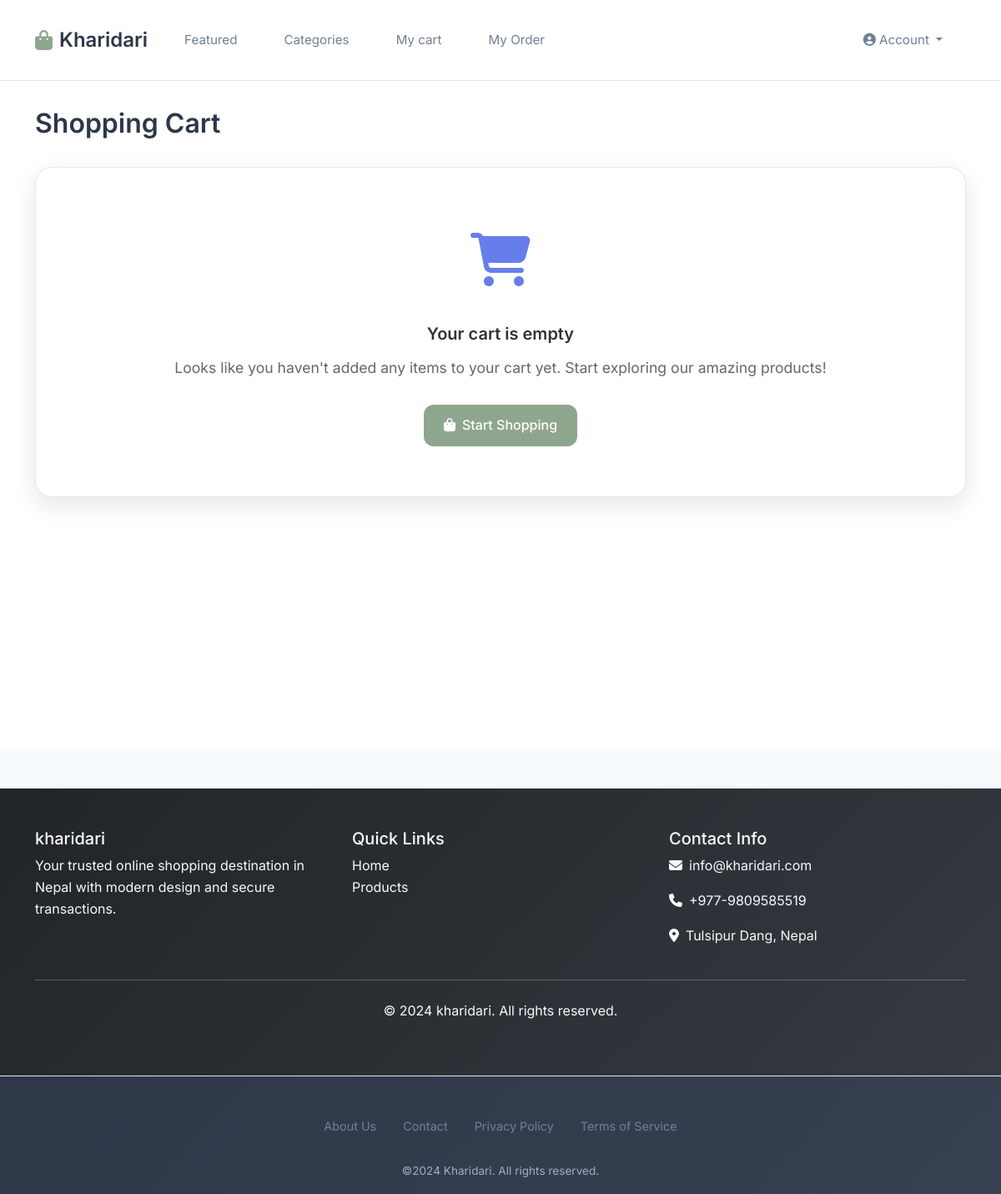
Before: /cart/ (signed in) with the older database file.
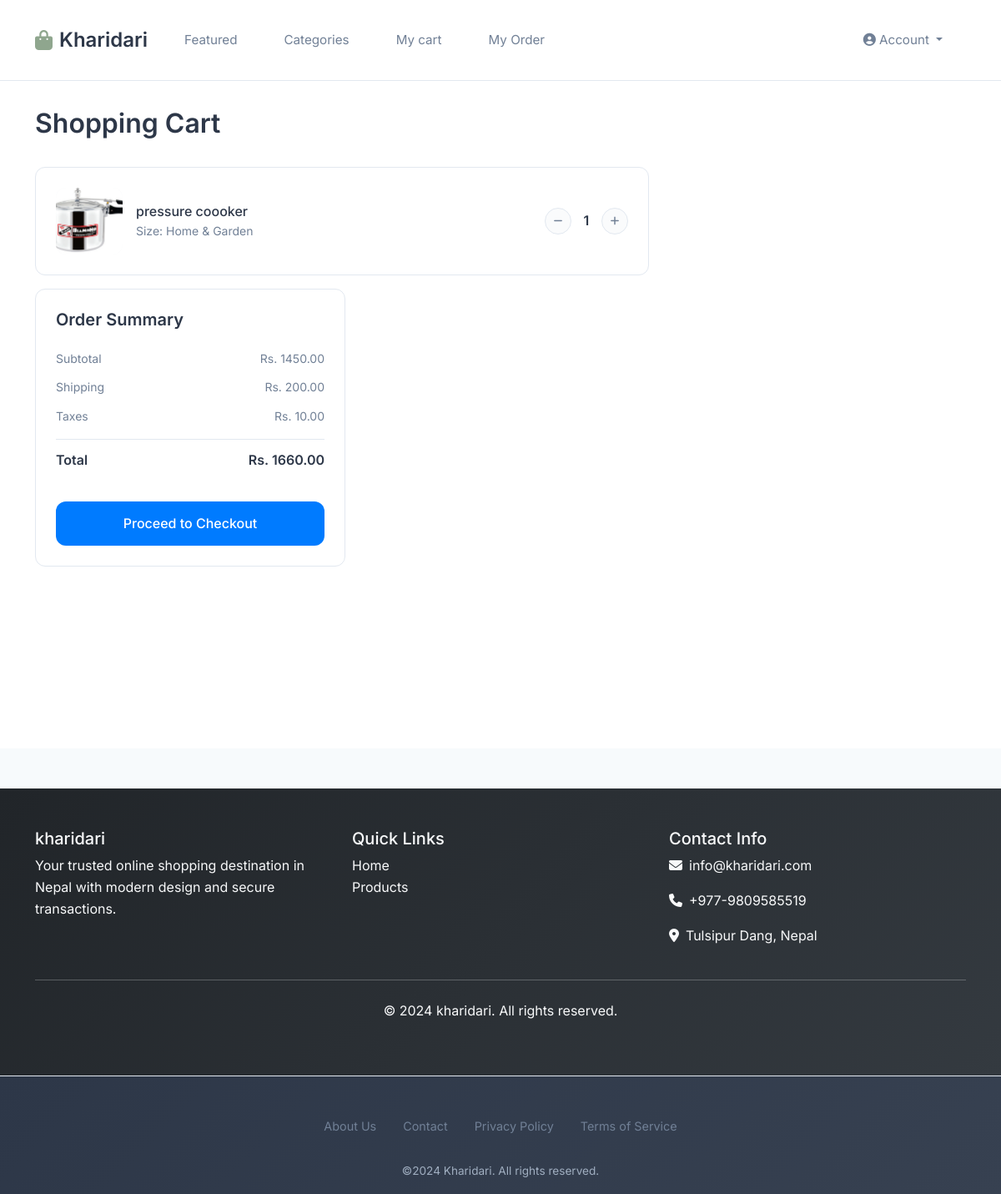
After: the same page with the newer database file.
### ecommerce/models.py (models this page shows, shortened)
class CartItem(models.Model):
    cart = models.ForeignKey(Cart, on_delete=models.CASCADE, related_name='items')
    product = models.ForeignKey(Product, on_delete=models.CASCADE)
    quantity = models.PositiveIntegerField(default=1)
    created_at = models.DateTimeField(auto_now_add=True)
    updated_at = models.DateTimeField(auto_now=True)
    class Meta:
        unique_together = ('cart', 'product')
    def get_total_price(self):
        return self.quantity * self.product.get_price

class Product(models.Model):
    name = models.CharField(max_length=200)
    slug = models.SlugField(max_length=200, unique=True)
    description = models.TextField()
    price = models.DecimalField(max_digits=10, decimal_places=2)
    discount_price = models.DecimalField(max_digits=10, decimal_places=2, blank=True, null=True)
    category = models.ForeignKey(Category, on_delete=models.CASCADE, related_name='products')
    image = models.ImageField(upload_to='products/')
    stock = models.PositiveIntegerField(default=0)
    is_active = models.BooleanField(default=True)
    is_featured = models.BooleanField(default=False)
    created_at = models.DateTimeField(auto_now_add=True)
    updated_at = models.DateTimeField(auto_now=True)
    class Meta:
        ordering = ['-created_at']
    def get_absolute_url(self):
        return reverse('product_detail', kwargs={'slug': self.slug})
    @property
    def get_price(self):
        if self.discount_price:
            return self.discount_price
        return self.price

class Category(models.Model):
    name = models.CharField(max_length=100, unique=True)
    slug = models.SlugField(max_length=100, unique=True)
    description = models.TextField(blank=True)
    image = models.ImageField(upload_to='categories/', blank=True, null=True)
    created_at = models.DateTimeField(auto_now_add=True)
    updated_at = models.DateTimeField(auto_now=True)
    is_active = models.BooleanField(default=True)
    class Meta:
        verbose_name_plural = "Categories"
        ordering = ['name']

class Cart(models.Model):
    user = models.OneToOneField(User, on_delete=models.CASCADE)
    created_at = models.DateTimeField(auto_now_add=True)
    updated_at = models.DateTimeField(auto_now=True)
    @property
    def total_price(self):
        return sum(item.get_total_price() for item in self.items.all())

### ecommerce/views.py (the view)
# urls.py: path('cart/', views.cart_view, name='cart'),
@login_required
@customer_only
def cart_view(request):
    cart, _ = Cart.objects.get_or_create(user=request.user)
    context = {
        'cart': cart,
    }
    return render(request, 'ecommerce/cart.html', context)

### ecommerce/views.py (called while the page is built)
def customer_only(view_func):
    @wraps(view_func)
    def wrapper(request, *args, **kwargs):
        if request.user.is_authenticated and (request.user.is_superuser or request.user.is_staff):
            messages.warning(request, 'Admin users cannot access customer features. Please use the admin panel.')
            return redirect('/admin/')
        return view_func(request, *args, **kwargs)
    return wrapper

### templates/ecommerce/cart.html (shortened to what the changed rows need)
{% extends 'base.html' %}
{% load static %}
{% block content %}
<div class="cart-page">
    <div class="container">
        <div class="cart-header">
            <h1 class="cart-title">Shopping Cart</h1>
        </div>
        {% if cart.items.all %}
            <div class="row">
                <div class="col-lg-8">
                    {% for item in cart.items.all %}
                    <div class="cart-item" data-item-id="{{ item.id }}">
                        <div class="product-image">
                            {% if item.product.image %}
                                <img src="{{ item.product.image.url }}" alt="{{ item.product.name }}">
                            {% else %}
                                <div class="d-flex align-items-center justify-content-center h-100">
                                    <i class="fas fa-image text-muted"></i>
                                </div>
                            {% endif %}
                        </div>
                        <div class="product-info">
                            <a href="{{ item.product.get_absolute_url }}" class="product-name">
                                {{ item.product.name }}
                            </a>
                            <p class="product-size">Size: {{ item.product.category.name }}</p>
                        </div>
                        <div class="quantity-controls">
                            <button class="quantity-btn"
                                    type="button"
                                    data-action="decrease"
                                    data-item-id="{{ item.id }}">
                                <i class="fas fa-minus"></i>
                            </button>
                            <span class="quantity-display">{{ item.quantity }}</span>
                            <button class="quantity-btn"
                                    type="button"
                                    data-action="increase"
                                    data-item-id="{{ item.id }}">
                                <i class="fas fa-plus"></i>
                            </button>
                        </div>
                    </div>
                    {% endfor %}
                    </div>
                </div>
                <div class="col-lg-4">
                    <div class="order-summary">
                        <h3 class="summary-title">Order Summary</h3>
                        <div class="summary-row">
                            <span>Subtotal</span>
                            <span class="cart-subtotal">Rs. {{ cart.total_price }}</span>
                        </div>
                        <div class="summary-row">
                            <span>Shipping</span>
                            <span class="cart-shipping">
                                {% if cart.total_price >= 5000 %}
                                    FREE
                                {% else %}
                                    Rs. 200.00
                                {% endif %}
                            </span>
                        </div>
                        <div class="summary-row">
                            <span>Taxes</span>
                            <span class="cart-tax">Rs. 10.00</span>
                        </div>
                        <div class="summary-row total">
                            <span>Total</span>
                            <span class="cart-total">
                                {% if cart.total_price >= 5000 %}
                                    Rs. {{ cart.total_price|add:10|floatformat:2 }}
                                {% else %}
                                    Rs. {{ cart.total_price|add:200|add:10|floatformat:2 }}
                                {% endif %}
                            </span>
                        </div>
                        <a href="{% url 'checkout' %}" class="checkout-btn">
                            Proceed to Checkout
                        </a>
                    </div>
                </div>
            </div>
        {% else %}
            <div class="empty-cart">
                <div class="empty-cart-icon">
                    <i class="fas fa-shopping-cart"></i>
                </div>
                <h3>Your cart is empty</h3>
                <p>Looks like you haven't added any items to your cart yet. Start exploring our amazing products!</p>
                <a href="{% url 'product_list' %}" class="shop-btn">
                    <i class="fas fa-shopping-bag me-2"></i>Start Shopping
                </a>
            </div>
        {% endif %}
    </div>
</div>
{% endblock %}

Changed rows visible on the page:
added CartItem: product.image (picture), product.name "pressure coooker", product.category.name "Home & Garden", quantity "1"
now on this page (row unchanged): Cart: total_price "1450.00", total_price|add "1660.00"
Other visible differences:
text no longer shown: "Your cart is empty Looks like you haven't added any items to your cart yet. Start exploring our amazing products! Start Shopping"
text now shown: "Order Summary Subtotal Rs. Shipping Rs. 200.00 Taxes Rs. 10.00 Total Rs. Proceed to Checkout"
